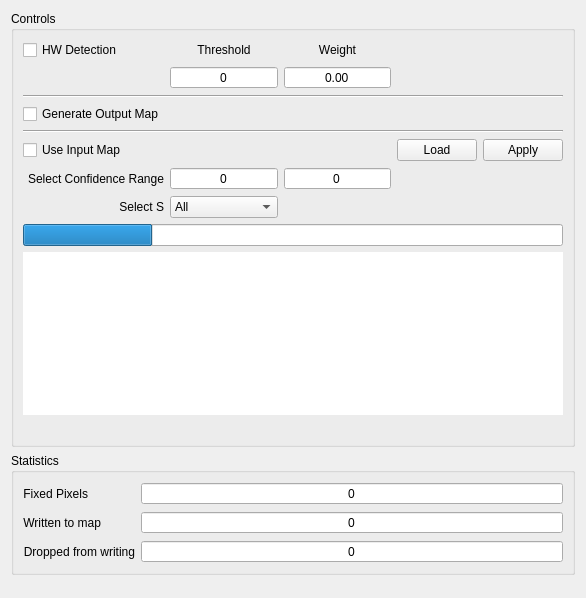
<?xml version="1.0" encoding="UTF-8"?>
<ui version="4.0">
 <class>DPF</class>
 <widget class="QWidget" name="DPF">
  <property name="geometry">
   <rect>
    <x>0</x>
    <y>0</y>
    <width>586</width>
    <height>598</height>
   </rect>
  </property>
  <property name="windowTitle">
   <string>DPF</string>
  </property>
  <layout class="QGridLayout" name="gridLayout">
   <item row="0" column="0">
    <widget class="QGroupBox" name="groupBox">
     <property name="title">
      <string>Controls</string>
     </property>
     <layout class="QGridLayout" name="gridLayout_2">
      <item row="0" column="1">
       <widget class="QLabel" name="label">
        <property name="text">
         <string>Threshold</string>
        </property>
        <property name="alignment">
         <set>Qt::AlignCenter</set>
        </property>
       </widget>
      </item>
      <item row="0" column="2">
       <widget class="QLabel" name="label_2">
        <property name="text">
         <string>Weight</string>
        </property>
        <property name="alignment">
         <set>Qt::AlignCenter</set>
        </property>
       </widget>
      </item>
      <item row="4" column="0" colspan="5">
       <widget class="Line" name="line">
        <property name="orientation">
         <enum>Qt::Horizontal</enum>
        </property>
       </widget>
      </item>
      <item row="5" column="0">
       <widget class="QCheckBox" name="outputMap_cb">
        <property name="text">
         <string>Generate Output Map</string>
        </property>
       </widget>
      </item>
      <item row="1" column="2">
       <widget class="QDoubleSpinBox" name="weight_sb">
        <property name="alignment">
         <set>Qt::AlignCenter</set>
        </property>
        <property name="buttonSymbols">
         <enum>QAbstractSpinBox::NoButtons</enum>
        </property>
       </widget>
      </item>
      <item row="7" column="0">
       <widget class="QCheckBox" name="inputMap_cb">
        <property name="text">
         <string>Use Input Map</string>
        </property>
       </widget>
      </item>
      <item row="7" column="4">
       <widget class="QPushButton" name="apply_btn">
        <property name="text">
         <string>Apply</string>
        </property>
       </widget>
      </item>
      <item row="7" column="1">
       <spacer name="horizontalSpacer_2">
        <property name="orientation">
         <enum>Qt::Horizontal</enum>
        </property>
        <property name="sizeHint" stdset="0">
         <size>
          <width>40</width>
          <height>20</height>
         </size>
        </property>
       </spacer>
      </item>
      <item row="7" column="2">
       <spacer name="horizontalSpacer_3">
        <property name="orientation">
         <enum>Qt::Horizontal</enum>
        </property>
        <property name="sizeHint" stdset="0">
         <size>
          <width>40</width>
          <height>20</height>
         </size>
        </property>
       </spacer>
      </item>
      <item row="6" column="0" colspan="5">
       <widget class="Line" name="line_2">
        <property name="orientation">
         <enum>Qt::Horizontal</enum>
        </property>
       </widget>
      </item>
      <item row="1" column="1">
       <widget class="QSpinBox" name="threshold_sb">
        <property name="alignment">
         <set>Qt::AlignCenter</set>
        </property>
        <property name="buttonSymbols">
         <enum>QAbstractSpinBox::NoButtons</enum>
        </property>
       </widget>
      </item>
      <item row="0" column="0">
       <widget class="QCheckBox" name="HWDetect_cb">
        <property name="text">
         <string>HW Detection</string>
        </property>
       </widget>
      </item>
      <item row="12" column="0" colspan="5">
       <widget class="QLabel" name="inputMapinfo_lbl">
        <property name="text">
         <string/>
        </property>
       </widget>
      </item>
      <item row="8" column="0">
       <widget class="QLabel" name="label_3">
        <property name="text">
         <string>Select Confidence Range</string>
        </property>
        <property name="alignment">
         <set>Qt::AlignRight|Qt::AlignTrailing|Qt::AlignVCenter</set>
        </property>
       </widget>
      </item>
      <item row="9" column="1">
       <widget class="QComboBox" name="s_lb">
        <item>
         <property name="text">
          <string>All</string>
         </property>
        </item>
        <item>
         <property name="text">
          <string>0</string>
         </property>
        </item>
        <item>
         <property name="text">
          <string>1</string>
         </property>
        </item>
       </widget>
      </item>
      <item row="9" column="0">
       <widget class="QLabel" name="label_4">
        <property name="text">
         <string>Select S</string>
        </property>
        <property name="alignment">
         <set>Qt::AlignRight|Qt::AlignTrailing|Qt::AlignVCenter</set>
        </property>
       </widget>
      </item>
      <item row="11" column="0" colspan="5">
       <widget class="QTableWidget" name="inputMap_tbl">
        <property name="frameShape">
         <enum>QFrame::NoFrame</enum>
        </property>
       </widget>
      </item>
      <item row="7" column="3">
       <widget class="QPushButton" name="load_btn">
        <property name="text">
         <string>Load</string>
        </property>
       </widget>
      </item>
      <item row="8" column="1">
       <widget class="QSpinBox" name="minConfidence_sb">
        <property name="alignment">
         <set>Qt::AlignCenter</set>
        </property>
        <property name="buttonSymbols">
         <enum>QAbstractSpinBox::NoButtons</enum>
        </property>
       </widget>
      </item>
      <item row="8" column="2">
       <widget class="QSpinBox" name="maxConfidence_sb">
        <property name="alignment">
         <set>Qt::AlignCenter</set>
        </property>
        <property name="buttonSymbols">
         <enum>QAbstractSpinBox::NoButtons</enum>
        </property>
       </widget>
      </item>
      <item row="10" column="0" colspan="5">
       <widget class="QProgressBar" name="progress_pb">
        <property name="value">
         <number>24</number>
        </property>
        <property name="textVisible">
         <bool>false</bool>
        </property>
        <property name="textDirection">
         <enum>QProgressBar::TopToBottom</enum>
        </property>
       </widget>
      </item>
     </layout>
    </widget>
   </item>
   <item row="2" column="0">
    <widget class="QGroupBox" name="groupBox_2">
     <property name="title">
      <string>Statistics</string>
     </property>
     <layout class="QFormLayout" name="formLayout">
      <item row="0" column="0">
       <widget class="QLabel" name="label_5">
        <property name="text">
         <string>Fixed Pixels</string>
        </property>
        <property name="alignment">
         <set>Qt::AlignRight|Qt::AlignTrailing|Qt::AlignVCenter</set>
        </property>
       </widget>
      </item>
      <item row="0" column="1">
       <widget class="QSpinBox" name="fixedPixels_sb">
        <property name="alignment">
         <set>Qt::AlignCenter</set>
        </property>
        <property name="readOnly">
         <bool>true</bool>
        </property>
        <property name="buttonSymbols">
         <enum>QAbstractSpinBox::NoButtons</enum>
        </property>
       </widget>
      </item>
      <item row="1" column="0">
       <widget class="QLabel" name="label_6">
        <property name="text">
         <string>Written to map</string>
        </property>
        <property name="alignment">
         <set>Qt::AlignRight|Qt::AlignTrailing|Qt::AlignVCenter</set>
        </property>
       </widget>
      </item>
      <item row="1" column="1">
       <widget class="QSpinBox" name="nOutCorrections_sb">
        <property name="alignment">
         <set>Qt::AlignCenter</set>
        </property>
        <property name="readOnly">
         <bool>true</bool>
        </property>
        <property name="buttonSymbols">
         <enum>QAbstractSpinBox::NoButtons</enum>
        </property>
       </widget>
      </item>
      <item row="2" column="0">
       <widget class="QLabel" name="label_7">
        <property name="text">
         <string>Dropped from writing</string>
        </property>
        <property name="alignment">
         <set>Qt::AlignRight|Qt::AlignTrailing|Qt::AlignVCenter</set>
        </property>
       </widget>
      </item>
      <item row="2" column="1">
       <widget class="QSpinBox" name="ndroppedCorrections_sb">
        <property name="alignment">
         <set>Qt::AlignCenter</set>
        </property>
        <property name="readOnly">
         <bool>true</bool>
        </property>
        <property name="buttonSymbols">
         <enum>QAbstractSpinBox::NoButtons</enum>
        </property>
       </widget>
      </item>
     </layout>
    </widget>
   </item>
   <item row="3" column="0">
    <spacer name="verticalSpacer">
     <property name="orientation">
      <enum>Qt::Vertical</enum>
     </property>
     <property name="sizeHint" stdset="0">
      <size>
       <width>20</width>
       <height>40</height>
      </size>
     </property>
    </spacer>
   </item>
  </layout>
 </widget>
 <tabstops>
  <tabstop>HWDetect_cb</tabstop>
  <tabstop>threshold_sb</tabstop>
  <tabstop>weight_sb</tabstop>
  <tabstop>outputMap_cb</tabstop>
  <tabstop>inputMap_cb</tabstop>
  <tabstop>load_btn</tabstop>
  <tabstop>apply_btn</tabstop>
  <tabstop>minConfidence_sb</tabstop>
  <tabstop>maxConfidence_sb</tabstop>
  <tabstop>s_lb</tabstop>
  <tabstop>inputMap_tbl</tabstop>
  <tabstop>fixedPixels_sb</tabstop>
  <tabstop>nOutCorrections_sb</tabstop>
  <tabstop>ndroppedCorrections_sb</tabstop>
 </tabstops>
 <resources/>
 <connections/>
</ui>
